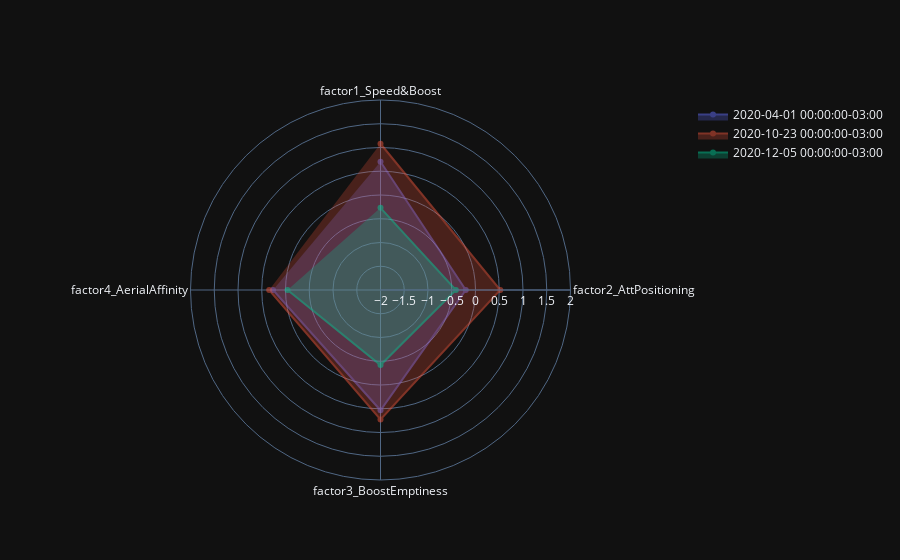

Notebook cell for this chart:
### Code cell
standard.resample('d').median().loc[["2020-04-01", "2020-10-23", last_replay_day]].plot_radar()

### Figure 1 — Plotly figure (JSON) as saved in the notebook; plotly's stock layout.template omitted (floating-point values rounded to 4 significant figures)
{"data": [{"fill": "toself", "name": "2020-04-01 00:00:00-03:00", "opacity": 0.5, "r": [0.6993, -0.2049, 0.5323, 0.2626], "theta": ["factor1_Speed&Boost", "factor2_AttPositioning", "factor3_BoostEmptiness", "factor4_AerialAffinity"], "type": "scatterpolar"}, {"fill": "toself", "name": "2020-10-23 00:00:00-03:00", "opacity": 0.5, "r": [1.079, 0.521, 0.7248, 0.3437], "theta": ["factor1_Speed&Boost", "factor2_AttPositioning", "factor3_BoostEmptiness", "factor4_AerialAffinity"], "type": "scatterpolar"}, {"fill": "toself", "name": "2020-12-05 00:00:00-03:00", "opacity": 0.5, "r": [-0.2708, -0.413, -0.4198, -0.04297], "theta": ["factor1_Speed&Boost", "factor2_AttPositioning", "factor3_BoostEmptiness", "factor4_AerialAffinity"], "type": "scatterpolar"}], "layout": {"polar": {"angularaxis": {"direction": "clockwise"}, "radialaxis": {"range": [-2, 2], "visible": true}}, "showlegend": true}}
